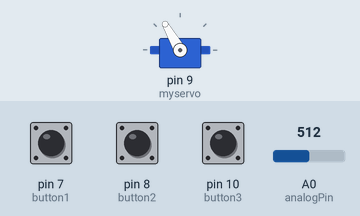
The sketch below on a simulated Arduino Uno, built with avr-gcc and run on an emulated ATmega328P. Parts: servo. Inputs (shaded band) come from the test bench; at power-on: pin 7 (button1) LOW, pin 8 (button2) LOW, pin 10 (button3) LOW, A0 (analogPin) = 512. What the sketch prints to the serial monitor is not drawn.

Above: at 1.2 s.
1.3 s: pin 7 (button1) pulled HIGH for 1 s
At 2.3 s:
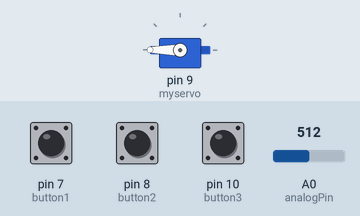
3.8 s: pin 8 (button2) pulled HIGH for 1 s
At 5.9 s:
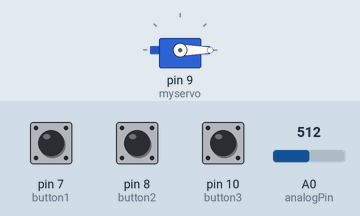
6.8 s: pin 10 (button3) pulled HIGH for 0.15 s
At 6.81 s:
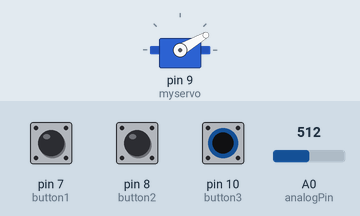
9.8 s: pin 7 (button1) pulled HIGH for 0.15 s
At 10.4 s:
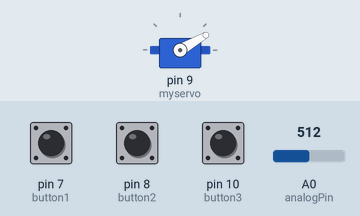
11.4 s: pin 8 (button2) pulled HIGH for 0.15 s
At 11.41 s:
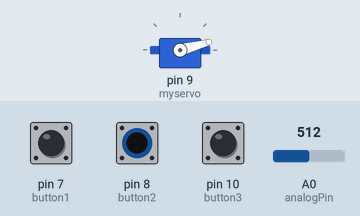
13.0 s: pin 10 (button3) pulled HIGH for 3.2 s
At 18.4 s:
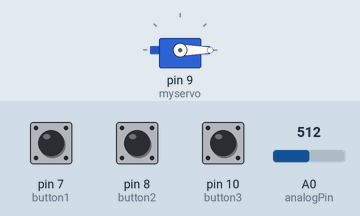
Timing chart, 0 to 18.7 s (numbered marks = the images above; inputs shaded):
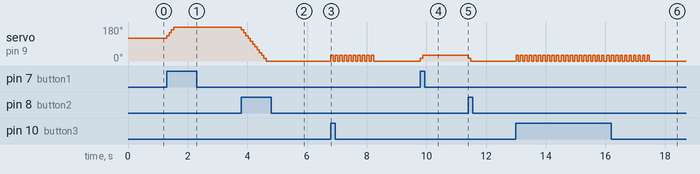

Measured:
- after the input at 1.3 s, servo on pin 9 (myservo): 120° → 135° at once, → 150° 0.08 s later, → 165° 0.08 s later, → 180° 0.08 s later
- after the input at 3.8 s, servo on pin 9 (myservo): moves from 180° to 0° over 0.83 s, starting at once
- after the input at 6.8 s, servo on pin 9 (myservo): alternates 30° for 0.08 s and 0° for 0.08 s, 20 changes in all, then stays 0°, starting at once
- after the input at 9.8 s, servo on pin 9 (myservo): 0° → 15° at once, → 30° 0.08 s later
- after the input at 11.4 s, servo on pin 9 (myservo): 30° → 15° at once, → 0° 0.08 s later
- after the input at 13.0 s, servo on pin 9 (myservo): alternates 30° for 0.08 s and 0° for 0.08 s, 60 changes in all, then stays 0°, starting at once

The sketch:

Orbit_ServoV0.1.4.ino
```cpp
#include <Servo.h>

Servo myservo;

int pos = 120;    // variable to store the servo position
//int pos = 90;

int button1 = 7;
int button2 = 8;
int button3 = 10;

int analogPin = A0;

int step = 15;

double deg = 50;

void setup() {
  myservo.attach(9);  // attaches the servo on pin 9 to the servo object

  //myservo.read();

  myservo.write(pos);

  Serial.begin(9600);

  pinMode(button1, INPUT);
  pinMode(button2, INPUT);
  pinMode(button3, INPUT);
}

void loop() {
  // button1 to advance the position

  //delay(200);

  pos = myservo.read();
  deg = analogRead(analogPin);
  //step = 3;//20*(deg/1024);

  Serial.println(pos);

  while (digitalRead(button1) == 1 && (pos < 175))
  {
    Serial.write(pos);
    pos = pos + step;
    myservo.write(pos);
    delay(75);
  }

  /*while(digitalRead(button1) == 1 && (pos < 175)){
    myservo.write(pos);
    delay(15);
  }*/

  while (digitalRead(button2) == 1 && (pos > 0))
  {
    Serial.write(pos);
    pos = pos - step;
    myservo.write(pos);
    delay(75);
  }

  //
  while (digitalRead(button3) == 1)
  {
    int pos_start = myservo.read();
    for (int i= 0; i<10; i++)
    {
      myservo.write(pos + 30);
      delay(75);
      myservo.write(pos - 30);
      delay(75);
    }
    //delay(50);
    myservo.write(pos_start);
    delay(20);
  }

//  for (pos = 0; pos <= 180; pos += 1) { // goes from 0 degrees to 180 degrees
//    // in steps of 1 degree
//    myservo.write(pos);              // tell servo to go to position in variable 'pos'
//    delay(15);                       // waits 15ms for the servo to reach the position
//  }
//  for (pos = 180; pos >= 0; pos -= 1) { // goes from 180 degrees to 0 degrees
//    myservo.write(pos);              // tell servo to go to position in variable 'pos'
//    delay(15);                       // waits 15ms for the servo to reach the position
//  }
}
```
